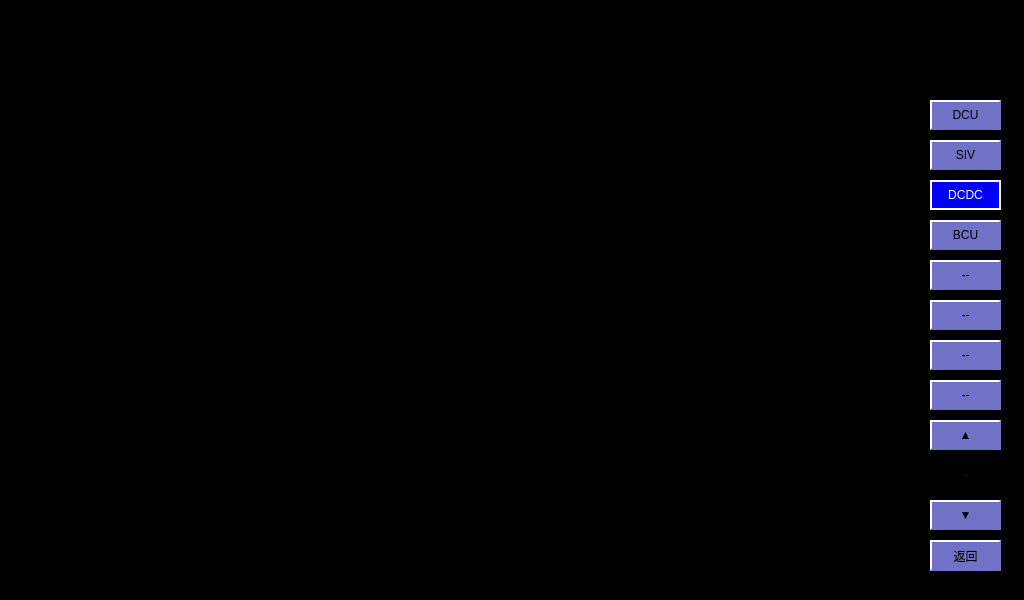
<?xml version="1.0" encoding="UTF-8"?>
<ui version="4.0">
 <class>DcdcParameters</class>
 <widget class="QWidget" name="DcdcParameters">
  <property name="geometry">
   <rect>
    <x>0</x>
    <y>0</y>
    <width>1024</width>
    <height>600</height>
   </rect>
  </property>
  <property name="windowTitle">
   <string>Form</string>
  </property>
  <property name="styleSheet">
   <string notr="true">QLabel
{
	color: white;
	border: 2px groove, gray;
    border-color: gray;
	font: 18px, &quot;微软雅黑&quot;;
}

QWidget
{
	background-color: black;
}

QPushButton
{
	font: 18px, &quot;微软雅黑&quot;;
    color: black;
	background-color: rgb(113, 113, 198);
	border:2px solid white; 
    border-right-color: rgb(113, 113, 198); 
    border-bottom-color: rgb(113, 113, 198);
}

QPushButton:disabled
{
	font: 18px, &quot;微软雅黑&quot;;
    color: white;
	background-color: rgb(113, 113, 198);
	border:2px solid white; 
    border-right-color: rgb(113, 113, 198); 
    border-bottom-color: rgb(113, 113, 198);
}

QPushButton:pressed
{
	font: 18px, &quot;微软雅黑&quot;;
    color: white;
	background-color: rgb(0, 0, 255); 
	border:2px solid white; 
	border-left-color: qlineargradient(x1: 0, y1: 0, x2: 1, y2: 0, 
                        stop: 0 gray, stop: 1 black); 			border-top-color: qlineargradient(x1: 0, y1: 0, x2: 0, 										y2: 1, stop: 0 gray, stop: 1 black);
  border-right-color: white; border-bottom-color: white;
}</string>
  </property>
  <widget class="QPushButton" name="btnBack">
   <property name="geometry">
    <rect>
     <x>930</x>
     <y>540</y>
     <width>71</width>
     <height>31</height>
    </rect>
   </property>
   <property name="styleSheet">
    <string notr="true">QPushButton
{
	font: 18px, &quot;微软雅黑&quot;;
    color: black;
	background-color: rgb(113, 113, 198);
	border:2px solid white; 
    border-right-color: rgb(113, 113, 198); 
    border-bottom-color: rgb(113, 113, 198);
}

QPushButton:disabled
{
	font: 18px, &quot;微软雅黑&quot;;
    color: white;
	background-color: rgb(113, 113, 198);
	border:2px solid white; 
    border-right-color: rgb(113, 113, 198); 
    border-bottom-color: rgb(113, 113, 198);
}

QPushButton:pressed
{
	font: 18px, &quot;微软雅黑&quot;;
    color: white;
	background-color: rgb(0, 0, 255); 
	border:2px solid white; 
	border-left-color: qlineargradient(x1: 0, y1: 0, x2: 1, y2: 0, 
                        stop: 0 gray, stop: 1 black); 			border-top-color: qlineargradient(x1: 0, y1: 0, x2: 0, 										y2: 1, stop: 0 gray, stop: 1 black);
  border-right-color: white; border-bottom-color: white;
}</string>
   </property>
   <property name="text">
    <string>返回</string>
   </property>
  </widget>
  <widget class="QPushButton" name="btnPa">
   <property name="geometry">
    <rect>
     <x>930</x>
     <y>340</y>
     <width>71</width>
     <height>30</height>
    </rect>
   </property>
   <property name="styleSheet">
    <string notr="true"/>
   </property>
   <property name="text">
    <string>--</string>
   </property>
  </widget>
  <widget class="QPushButton" name="btnHvac">
   <property name="geometry">
    <rect>
     <x>930</x>
     <y>380</y>
     <width>71</width>
     <height>30</height>
    </rect>
   </property>
   <property name="styleSheet">
    <string notr="true"/>
   </property>
   <property name="text">
    <string>--</string>
   </property>
  </widget>
  <widget class="QPushButton" name="btnEdcuB">
   <property name="geometry">
    <rect>
     <x>930</x>
     <y>260</y>
     <width>71</width>
     <height>30</height>
    </rect>
   </property>
   <property name="styleSheet">
    <string notr="true"/>
   </property>
   <property name="text">
    <string>--</string>
   </property>
  </widget>
  <widget class="QPushButton" name="btnFau">
   <property name="geometry">
    <rect>
     <x>930</x>
     <y>300</y>
     <width>71</width>
     <height>30</height>
    </rect>
   </property>
   <property name="styleSheet">
    <string notr="true"/>
   </property>
   <property name="text">
    <string>--</string>
   </property>
  </widget>
  <widget class="QLabel" name="lblPage">
   <property name="geometry">
    <rect>
     <x>930</x>
     <y>460</y>
     <width>71</width>
     <height>31</height>
    </rect>
   </property>
   <property name="font">
    <font>
     <family>,微软雅黑</family>
     <pointsize>-1</pointsize>
     <weight>50</weight>
     <italic>false</italic>
     <bold>false</bold>
    </font>
   </property>
   <property name="layoutDirection">
    <enum>Qt::LeftToRight</enum>
   </property>
   <property name="styleSheet">
    <string notr="true">	border: 0px;</string>
   </property>
   <property name="text">
    <string>1 / 1</string>
   </property>
   <property name="alignment">
    <set>Qt::AlignCenter</set>
   </property>
  </widget>
  <widget class="QPushButton" name="btnBcu">
   <property name="geometry">
    <rect>
     <x>930</x>
     <y>220</y>
     <width>71</width>
     <height>30</height>
    </rect>
   </property>
   <property name="styleSheet">
    <string notr="true"/>
   </property>
   <property name="text">
    <string>BCU</string>
   </property>
  </widget>
  <widget class="QPushButton" name="btnSiv">
   <property name="geometry">
    <rect>
     <x>930</x>
     <y>140</y>
     <width>71</width>
     <height>30</height>
    </rect>
   </property>
   <property name="styleSheet">
    <string notr="true"/>
   </property>
   <property name="text">
    <string>SIV</string>
   </property>
  </widget>
  <widget class="QPushButton" name="btnUp">
   <property name="geometry">
    <rect>
     <x>930</x>
     <y>420</y>
     <width>71</width>
     <height>30</height>
    </rect>
   </property>
   <property name="styleSheet">
    <string notr="true"/>
   </property>
   <property name="text">
    <string>▲</string>
   </property>
  </widget>
  <widget class="QPushButton" name="btnDcu">
   <property name="geometry">
    <rect>
     <x>930</x>
     <y>100</y>
     <width>71</width>
     <height>30</height>
    </rect>
   </property>
   <property name="styleSheet">
    <string notr="true"/>
   </property>
   <property name="text">
    <string>DCU</string>
   </property>
  </widget>
  <widget class="QPushButton" name="btnDown">
   <property name="geometry">
    <rect>
     <x>930</x>
     <y>500</y>
     <width>71</width>
     <height>30</height>
    </rect>
   </property>
   <property name="styleSheet">
    <string notr="true"/>
   </property>
   <property name="text">
    <string>▼</string>
   </property>
  </widget>
  <widget class="QPushButton" name="btnDcdc">
   <property name="geometry">
    <rect>
     <x>930</x>
     <y>180</y>
     <width>71</width>
     <height>30</height>
    </rect>
   </property>
   <property name="styleSheet">
    <string notr="true">QPushButton
{
	font: 18px, &quot;微软雅黑&quot;;
    color: white;
	background-color: rgb(0, 0, 255); 
	border:2px solid white; 
	border-left-color: qlineargradient(x1: 0, y1: 0, x2: 1, y2: 0, 
                        stop: 0 gray, stop: 1 black); 			border-top-color: qlineargradient(x1: 0, y1: 0, x2: 0, 										y2: 1, stop: 0 gray, stop: 1 black);
  border-right-color: white; border-bottom-color: white;
}</string>
   </property>
   <property name="text">
    <string>DCDC</string>
   </property>
  </widget>
 </widget>
 <resources/>
 <connections/>
</ui>
